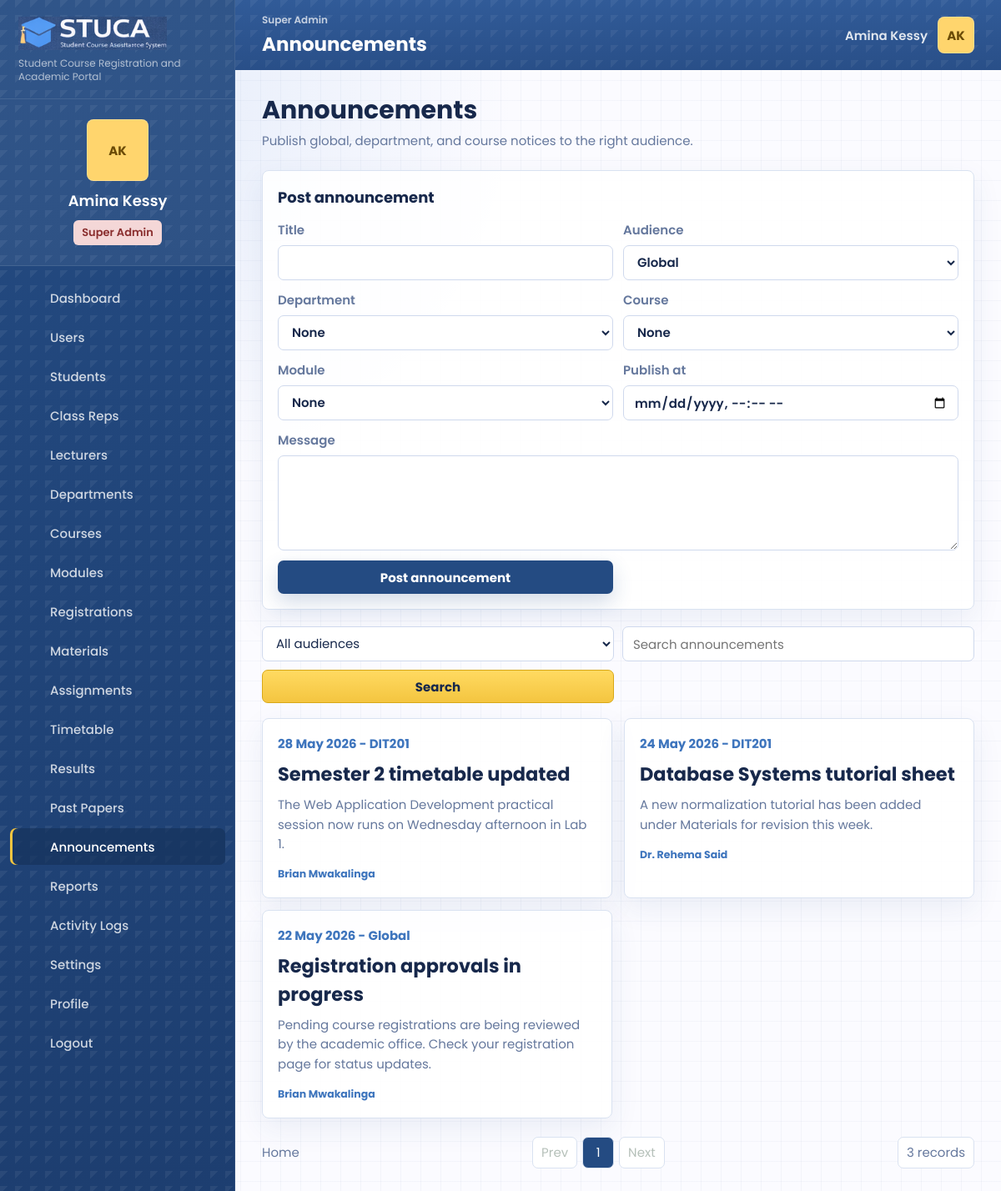
Screenshot of /announcements.php (signed in) with the database file from the repository.
### tables this page shows
CREATE TABLE users (
    id INT UNSIGNED AUTO_INCREMENT PRIMARY KEY,
    role_id INT UNSIGNED NOT NULL,
    department_id INT UNSIGNED NULL,
    name VARCHAR(140) NOT NULL,
    email VARCHAR(190) NOT NULL UNIQUE,
    password_hash VARCHAR(255) NOT NULL,
    status ENUM('active', 'suspended') NOT NULL DEFAULT 'active',
    student_number VARCHAR(60) NULL UNIQUE,
    staff_number VARCHAR(60) NULL UNIQUE,
    phone VARCHAR(40) NULL,
    program VARCHAR(160) NULL,
    class_group VARCHAR(80) NULL,
    created_at TIMESTAMP DEFAULT CURRENT_TIMESTAMP,
    updated_at TIMESTAMP DEFAULT CURRENT_TIMESTAMP ON UPDATE CURRENT_TIMESTAMP,
    INDEX idx_users_role (role_id),
    INDEX idx_users_department (department_id),
    INDEX idx_users_status (status),
    CONSTRAINT fk_users_role FOREIGN KEY (role_id) REFERENCES roles(id),
    CONSTRAINT fk_users_department FOREIGN KEY (department_id) REFERENCES departments(id) ON DELETE SET NULL
);

CREATE TABLE announcements (
    id INT UNSIGNED AUTO_INCREMENT PRIMARY KEY,
    course_id INT UNSIGNED NULL,
    module_id INT UNSIGNED NULL,
    department_id INT UNSIGNED NULL,
    created_by INT UNSIGNED NULL,
    audience ENUM('global', 'department', 'course') NOT NULL DEFAULT 'global',
    title VARCHAR(190) NOT NULL,
    body TEXT NOT NULL,
    publish_at DATETIME NOT NULL DEFAULT CURRENT_TIMESTAMP,
    created_at TIMESTAMP DEFAULT CURRENT_TIMESTAMP,
    updated_at TIMESTAMP DEFAULT CURRENT_TIMESTAMP ON UPDATE CURRENT_TIMESTAMP,
    INDEX idx_announcements_audience (audience),
    INDEX idx_announcements_publish_at (publish_at),
    CONSTRAINT fk_announcements_course FOREIGN KEY (course_id) REFERENCES courses(id) ON DELETE CASCADE,
    CONSTRAINT fk_announcements_module FOREIGN KEY (module_id) REFERENCES modules(id) ON DELETE SET NULL,
    CONSTRAINT fk_announcements_department FOREIGN KEY (department_id) REFERENCES departments(id) ON DELETE CASCADE,
    CONSTRAINT fk_announcements_creator FOREIGN KEY (created_by) REFERENCES users(id) ON DELETE SET NULL
);

CREATE TABLE modules (
    id INT UNSIGNED AUTO_INCREMENT PRIMARY KEY,
    course_id INT UNSIGNED NOT NULL,
    semester_id INT UNSIGNED NULL,
    code VARCHAR(40) NOT NULL UNIQUE,
    title VARCHAR(190) NOT NULL,
    description TEXT NULL,
    credits TINYINT UNSIGNED NOT NULL DEFAULT 3,
    created_at TIMESTAMP DEFAULT CURRENT_TIMESTAMP,
    updated_at TIMESTAMP DEFAULT CURRENT_TIMESTAMP ON UPDATE CURRENT_TIMESTAMP,
    INDEX idx_modules_course (course_id),
    INDEX idx_modules_semester (semester_id),
    CONSTRAINT fk_modules_course FOREIGN KEY (course_id) REFERENCES courses(id) ON DELETE CASCADE,
    CONSTRAINT fk_modules_semester FOREIGN KEY (semester_id) REFERENCES semesters(id) ON DELETE SET NULL
);

### public/announcements.php (the view, shortened to what the rows shown need)
<?php
require dirname(__DIR__) . '/app/bootstrap.php';
$repo = repository();
$user = current_user();
$modules = $repo->getModuleOptions();
$filters = [
    'class_group' => request_value('class_group'),
    'audience' => request_value('audience'),
    'search' => request_value('search'),
];
$announcements = $repo->getAnnouncements($filters, $user);
$pagination = paginate($announcements, (int) request_value('page', '1'), app_config('items_per_page'));
page_start('Announcements', 'announcements');
?>
<section class="page-title-row">
    <div>
        <h2>Announcements</h2>
    </div>
</section>
<?php if (in_array($user['role'], ['super_admin', 'admin', 'department_head', 'lecturer'], true)): ?>
<section class="panel compact">
    <div class="panel-heading"><h2>Post announcement</h2></div>
</section>
<?php endif; ?>
<section class="announcement-grid full">
    <?php foreach ($pagination['items'] as $announcement): ?>
        <article class="announcement-card panel">
            <span><?= e(display_date($announcement['date_posted'])) ?> - <?= e($announcement['class_group']) ?></span>
            <h2><?= e($announcement['title']) ?></h2>
            <p><?= e($announcement['body']) ?></p>
            <small><?= e($announcement['author']) ?></small>
        </article>
    <?php endforeach; ?>
</section>
<?php
pagination_controls($pagination);
page_end();

### app/includes/layout.php (shortened to what the rows shown need)
<?php
function page_start(string $title, string $active): void
{
    $user = current_user();
    if ($user && !empty($user['email'])) {
        $freshUser = repository()->findUserByEmail($user['email']);
        if ($freshUser) {
            unset($freshUser['password_hash']);
            $user = $freshUser;
        }
    }
    $displayName = $user['name'] ?? 'Guest';
    $role = role_label($user['role'] ?? null);
    ?>
    <!doctype html>
    <html lang="en">
    <head>
        <link rel="stylesheet" href="assets/css/styles.css?v=20260601-workflow">
    </head>
    <body class="page-<?= e($active) ?>">
        <aside class="sidebar" id="sidebar">
            <div class="profile-card">
                <div class="avatar-initials"><?= e(initials($displayName)) ?></div>
                <strong><?= e($displayName) ?></strong>
                <span class="role-pill <?= e(role_badge_class($user['role'] ?? null)) ?>"><?= e($role) ?></span>
            </div>
        </aside>
        <div class="app-shell">
            <header class="topbar">
                <div>
                    <h1><?= e($title) ?></h1>
                </div>
                <div class="topbar-user">
                    <span class="topbar-name"><?= e($displayName) ?></span>
                    <a class="avatar-initials tiny" href="profile.php" aria-label="Open profile"><?= e(initials($displayName)) ?></a>
                </div>
            </header>
            <main class="content" id="content">
    <?php
}
function page_end(): void
{
    ?>
            </main>
        </div>
    </body>
    </html>
    <?php
}
function pagination_controls(array $pagination): void
{
    $page = $pagination['page'];
    $pages = $pagination['pages'];
    ?>
    <div class="pagination">
        <a class="home-link" href="dashboard.php">Home</a>
        <div class="page-links">
            <a class="<?= $page <= 1 ? 'disabled' : '' ?>" href="?<?= e(build_query(['page' => max(1, $page - 1)])) ?>">Prev</a>
            <?php for ($i = 1; $i <= $pages; $i++): ?>
                <a class="<?= $page === $i ? 'current' : '' ?>" href="?<?= e(build_query(['page' => $i])) ?>"><?= e($i) ?></a>
            <?php endfor; ?>
            <a class="<?= $page >= $pages ? 'disabled' : '' ?>" href="?<?= e(build_query(['page' => min($pages, $page + 1)])) ?>">Next</a>
        </div>
        <span><?= e((string) $pagination['total']) ?> records</span>
    </div>
    <?php
}
    ?>

### rows the page displays
users: name "AK", name "Amina Kessy"
announcements: publish_at "28 May 2026", class_group "DIT201", title "Semester 2 timetable updated", body "The Web Application Development practical session now runs on Wednesday afternoon in Lab 1.", created_by.name "Brian Mwakalinga"
announcements: publish_at "24 May 2026", class_group "DIT201", title "Database Systems tutorial sheet", body "A new normalization tutorial has been added under Materials for revision this week.", created_by.name "Dr. Rehema Said"
announcements: publish_at "22 May 2026", class_group "Global", title "Registration approvals in progress", body "Pending course registrations are being reviewed by the academic office. Check your registration page for status updates.", created_by.name "Brian Mwakalinga"
modules: id "3"

### other values shown
$config['app_subtitle'] "Student Course Registration and Academic Portal"
$role "Super Admin"
$item['label'] "Dashboard"
$item['label'] "Users"
$item['label'] "Students"
$item['label'] "Class Reps"
$item['label'] "Lecturers"
$item['label'] "Departments"
$item['label'] "Courses"
$item['label'] "Modules"
$item['label'] "Registrations"
$item['label'] "Materials"
$item['label'] "Assignments"
$item['label'] "Timetable"
$item['label'] "Results"
